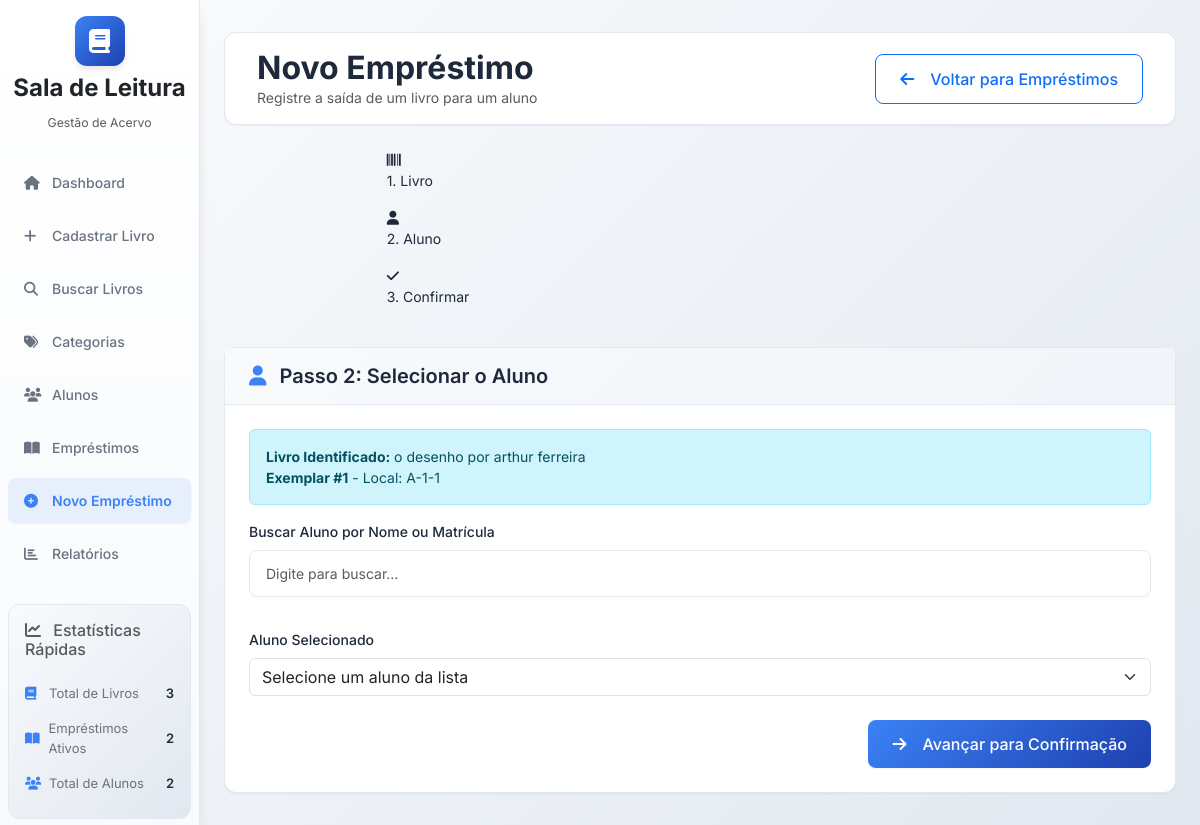
Screenshot of /loans/new?book_id=e2ff80be-b06f-4522-9c8e-47c2e0771455 with the database file from the repository.
### database/models.py (models this page shows, shortened)
class Book(db.Model):
    __tablename__ = 'books'
    id = db.Column(db.String(36), primary_key=True, default=generate_uuid)
    title = db.Column(db.String(200), nullable=False)
    author = db.Column(db.String(200), nullable=False)
    isbn = db.Column(db.String(20), unique=True)
    total_copies = db.Column(db.Integer, nullable=False)
    category = db.Column(db.String(36), db.ForeignKey('categories.id'))
    publisher = db.Column(db.String(200))
    publication_year = db.Column(db.Integer)
    description = db.Column(db.Text)
    cover_image = db.Column(db.String(500))
    qr_code = db.Column(db.String(100), unique=True)
    created_date = db.Column(db.DateTime, default=datetime.utcnow)
    updated_date = db.Column(db.DateTime, default=datetime.utcnow, onupdate=datetime.utcnow)
    copies = db.relationship('BookCopy', backref='book', lazy=True, cascade='all, delete-orphan')
    loans = db.relationship('Loan', backref='book', lazy=True)
    @property
    def available_copies(self):
        return db.session.query(func.count(BookCopy.id)).filter(
            BookCopy.book_id == self.id, BookCopy.status == 'available'
        ).scalar()

class BookCopy(db.Model):
    __tablename__ = 'book_copies'
    id = db.Column(db.String(36), primary_key=True, default=generate_uuid)
    book_id = db.Column(db.String(36), db.ForeignKey('books.id'), nullable=False)
    copy_number = db.Column(db.Integer, nullable=False)
    shelf = db.Column(db.String(10), nullable=False)
    shelf_section = db.Column(db.String(10), nullable=False)
    position_number = db.Column(db.Integer, nullable=False)
    status = db.Column(db.String(20), db.CheckConstraint("status IN ('available', 'loaned', 'maintenance', 'lost')"), default='available', nullable=False)
    condition = db.Column(db.String(20), db.CheckConstraint("condition IN ('excellent', 'good', 'fair', 'poor')"), default='good', nullable=False)
    notes = db.Column(db.Text)
    created_date = db.Column(db.DateTime, default=datetime.utcnow)
    updated_date = db.Column(db.DateTime, default=datetime.utcnow, onupdate=datetime.utcnow)
    loans = db.relationship('Loan', backref='book_copy', lazy=True)

### app.py (the view, shortened to what this page needs)
    @app.route('/loans/new', methods=['GET', 'POST'])
    def new_loan():
        student_id = request.args.get('student_id')
        book_id = request.args.get('book_id')
        today = datetime.now().date()
        return_date = today + timedelta(days=7)  # Calcular data de devolução padrão
        if request.method == 'POST':
            step = request.form.get('step', '1')
            if step == 'scan_book' or (not book_id and step == '1'):
                qr_code = request.form.get('qr_code')
                book = Book.query.filter_by(qr_code=qr_code).first()
                if not book:
                    flash('Livro não encontrado com este código!', 'error')
                    return render_template('loans/new_loan.html', step=1)
                available_copy = BookCopy.query.filter_by(book_id=book.id, status='available').first()
                if not available_copy:
                    flash('Este livro não possui exemplares disponíveis!', 'error')
                    return render_template('loans/new_loan.html', step=1)
                students = Student.query.filter_by(active=True).order_by(Student.name).all()
                return render_template('loans/new_loan.html', step=2, book=book, copy=available_copy, students=students, today=today, return_date=return_date)
            elif step == 'select_student':
                book_id = request.form['book_id'] or book_id
                copy_id = request.form['copy_id']
                student_id = request.form['student_id'] or student_id
                book = Book.query.get(book_id)
                copy = BookCopy.query.get(copy_id)
                student = Student.query.get(student_id)
                if not all([book, copy, student]):
                    flash('Dados inválidos para o empréstimo!', 'error')
                    return redirect(url_for('new_loan'))
                return render_template('loans/new_loan.html', step=3, book=book, copy=copy, student=student, today=today, return_date=return_date)
            elif step == 'confirm_loan':
                try:
                    loan_date = datetime.strptime(request.form['loan_date'], '%Y-%m-%d').date()
                    expected_return_date = datetime.strptime(request.form['expected_return_date'], '%Y-%m-%d').date()
                    if expected_return_date < loan_date:
                        raise ValueError("Data de devolução não pode ser anterior à data de empréstimo")
                    new_loan = Loan(
                        student_id=request.form['student_id'],
                        book_id=request.form['book_id'],
                        book_copy_id=request.form['copy_id'],
                        loan_date=loan_date,
                        expected_return_date=expected_return_date,
                        notes=request.form.get('notes', '').strip() or None,
                        status='active'
                    )
                    copy = BookCopy.query.get(request.form['copy_id'])
                    copy.status = 'loaned'
                    db.session.add(new_loan)
                    db.session.commit()
                    flash('Empréstimo realizado com sucesso!', 'success')
                    return redirect(url_for('loans'))
                except ValueError as ve:
                    db.session.rollback()
                    flash(f'Erro de validação: {str(ve)}', 'error')
                except Exception as e:
                    db.session.rollback()
                    flash(f'Erro ao realizar empréstimo: {str(e)}', 'error')
        elif book_id:
            book = Book.query.get(book_id)
            if not book or book.available_copies == 0:
                flash('Livro não encontrado ou sem exemplares disponíveis!', 'error')
                return redirect(url_for('search_books'))
            available_copy = BookCopy.query.filter_by(book_id=book.id, status='available').first()
            if not available_copy:
                flash('Não há exemplares disponíveis para este livro!', 'error')
                return redirect(url_for('search_books'))
            students = Student.query.filter_by(active=True).order_by(Student.name).all()
            return render_template('loans/new_loan.html', step=2, book=book, copy=available_copy, students=students, today=today, return_date=return_date)
        students = Student.query.filter_by(active=True).order_by(Student.name).all()
        return render_template('loans/new_loan.html', step=1, students=students, today=today, return_date=return_date)

### templates/loans/new_loan.html (shortened to what this page needs)
{% extends "base.html" %}
{% block content %}
<div class="main-header d-flex justify-content-between align-items-center py-3 mb-4">
    <div>
        <h1 class="h2 mb-0">Novo Empréstimo</h1>
        <p class="text-muted mb-0">Registre a saída de um livro para um aluno</p>
    </div>
    <a href="{{ url_for('loans') }}" class="btn btn-outline-primary">
        <i class="fas fa-arrow-left me-2"></i>
        Voltar para Empréstimos
    </a>
</div>
<div class="row justify-content-center mb-4">
    <div class="col-md-8">
        <div class="progress-container">
            <div class="step-item {% if step >= 1 %}active{% endif %}">
                <div class="step-icon"><i class="fas fa-barcode"></i></div>
                <p>1. Livro</p>
            </div>
            <div class="step-item {% if step >= 2 %}active{% endif %}">
                <div class="step-icon"><i class="fas fa-user"></i></div>
                <p>2. Aluno</p>
            </div>
            <div class="step-item {% if step >= 3 %}active{% endif %}">
                <div class="step-icon"><i class="fas fa-check"></i></div>
                <p>3. Confirmar</p>
            </div>
        </div>
    </div>
</div>
{% if step == 2 %}
<div class="card fade-in">
    <div class="card-header">
        <h5 class="mb-0">
            <i class="fas fa-user text-primary me-2"></i>
            Passo 2: Selecionar o Aluno
        </h5>
    </div>
    <div class="card-body">
        <div class="alert alert-info">
            <strong>Livro Identificado:</strong> {{ book.title }} por {{ book.author }}
            <br>
            <strong>Exemplar #{{ copy.copy_number }}</strong> - Local: {{ copy.shelf }}-{{ copy.shelf_section }}-{{ copy.position_number }}
        </div>
        <form method="POST">
            <div class="mb-3">
                <label for="studentSearch" class="form-label">Buscar Aluno por Nome ou Matrícula</label>
                <input type="text" class="form-control" id="studentSearch"
                       placeholder="Digite para buscar...">
            </div>
            <div class="mt-3">
                <label for="student_id" class="form-label">Aluno Selecionado</label>
                <select class="form-select" name="student_id" id="student_id" required>
                    <option value="">Selecione um aluno da lista</option>
                </select>
            </div>
            <div class="mt-4 d-flex justify-content-end">
                <button type="submit" class="btn btn-primary">
                    <i class="fas fa-arrow-right me-2"></i>
                    Avançar para Confirmação
                </button>
            </div>
        </form>
    </div>
</div>
{% endif %}
{% endblock %}

### static/css/style.css (style rules this page uses)
:root { --primary-color: #3b82f6; --secondary-color: #6b7280; --success-color: #10b981; --warning-color: #f59e0b; --danger-color: #ef4444; --info-color: #06b6d4; --light-color: #f8fafc; --dark-color: #1e293b; --border-color: #e2e8f0; --shadow-sm: 0 1px 2px 0 rgba(0, 0, 0, 0.05); --shadow-md: 0 4px 6px -1px rgba(0, 0, 0, 0.1); --shadow-lg: 0 10px 15px -3px rgba(0, 0, 0, 0.1); }
* { margin: 0; padding: 0; box-sizing: border-box; }
body { font-family: 'Inter', sans-serif; font-size: 14px; line-height: 1.5; color: var(--dark-color); background: linear-gradient(135deg, #f8fafc 0%, #e2e8f0 100%); min-height: 100vh; }
.main-header { background: white; border-radius: 12px; padding: 2rem; margin-bottom: 2rem; box-shadow: var(--shadow-sm); border: 1px solid var(--border-color); }
.main-header h1 { color: var(--dark-color); font-weight: 700; margin-bottom: 0.5rem; }
.card { border: 1px solid var(--border-color); border-radius: 12px; box-shadow: var(--shadow-sm); background: white; transition: all 0.2s ease; }
.card-header { background: linear-gradient(135deg, #f8fafc 0%, #f1f5f9 100%); border-bottom: 1px solid var(--border-color); padding: 1rem 1.5rem; border-radius: 12px 12px 0 0; }
.card-header h5 { font-weight: 600; color: var(--dark-color); margin: 0; }
.card-body { padding: 1.5rem; }
.form-control { border: 1px solid var(--border-color); border-radius: 8px; padding: 0.75rem 1rem; font-size: 14px; transition: all 0.2s ease; }
.form-label { font-weight: 500; color: var(--dark-color); margin-bottom: 0.5rem; }
.btn { border-radius: 8px; font-weight: 500; padding: 0.75rem 1.5rem; transition: all 0.2s ease; display: inline-flex; align-items: center; gap: 0.5rem; }
.btn-primary { background: linear-gradient(135deg, var(--primary-color) 0%, #1e40af 100%); border: none; color: white; box-shadow: var(--shadow-sm); }
.fade-in { animation: fadeIn 0.6s ease-out; }
.text-primary { color: var(--primary-color) !important; }

### rows the page displays
Book: title "o desenho", author "arthur ferreira"
BookCopy: copy_number "1", shelf "A", shelf_section "1", position_number "1"
